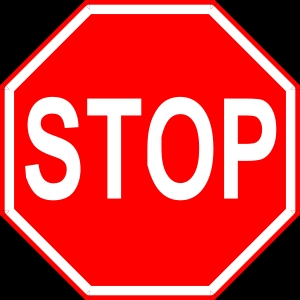
#> input picture HW2/StopSign1.jpg, 300 x 300 px
$ python HomeWork2-SIFT.py   (Python 2 division)   (older library calls are emulated)
#> lines starting #> are read from the running program, lines starting #| are printed output that depends on the picture; long printed decimals are rounded
import numpy as np
import scipy as sp
import cv2
from skimage.measure import  ransac
from skimage.transform import warp, AffineTransform
from skimage import img_as_ubyte

class SIFT:
    MIN_MATCH_COUNT = 10
    extractor = cv2.SIFT()


    """
    returns list of DMatch Objects (matches) sorted by distance
    that contains keypoints matched in images.

    :param keypoints1: list of keypoint objects for image 1
    :param descriptorSet1:  list of descriptor objects for image 1
    :param keypoints2:  list of keypoint objects for image 2
    :param descriptorSet2:  list of descriptor objects for image 2
    :returns: list of DMatch Objects
    """
    def findMatches(self,keypoints1, descriptorSet1, keypoints2, descriptorSet2):
        # create BFMatcher object
        bf = cv2.BFMatcher(cv2.NORM_L2, crossCheck=True)

        # Match descriptors.
        matches = bf.match(descriptorSet1,descriptorSet2)

        # Sort them in the order of their distance.
        matches = sorted(matches, key = lambda x:x.distance)

        # visualize the matches
        print '#matches:', len(matches)
        dist = [m.distance for m in matches]

        print 'distance: min: %.3f' % min(dist)
        print 'distance: mean: %.3f' % (sum(dist) / len(dist))
        print 'distance: max: %.3f' % max(dist)

        return matches

    """
     generate an image where the matches are visualizated by
     connecting matching pixels by highlighted lines

    :param imageFilename1: path to image1
    :param imageFilename2:  path to image2
    :returns: void
    """
    def showImages(self, imageFilename1, imageFilename2):


        # find the keypoints and descriptors with SIFT
#> called with imageFilename1 = 'StopSign1.jpg', imageFilename2 = 'StopSign2.jpg'
        img1 = cv2.cvtColor(cv2.imread(imageFilename1), cv2.COLOR_BGR2GRAY)
#> img1: shape (300, 300); min 0, max 255, mean 103.7
        img2 = cv2.cvtColor(cv2.imread(imageFilename2), cv2.COLOR_BGR2GRAY)
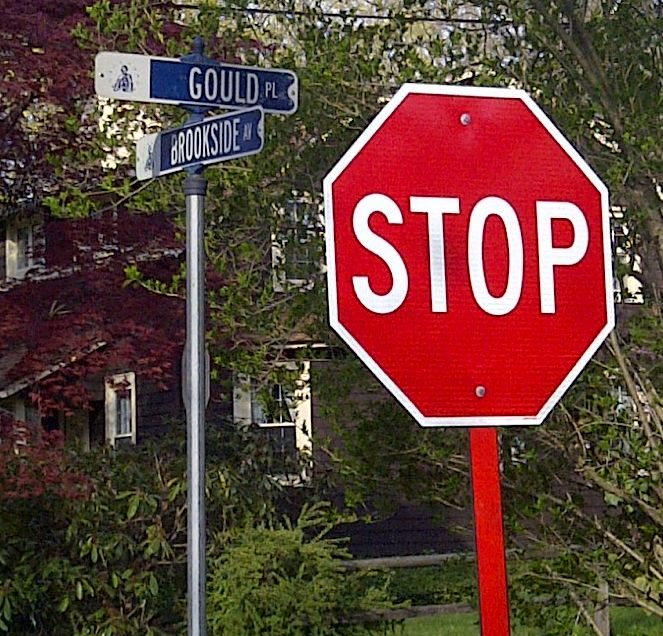
#> input picture HW2/StopSign2.jpg, 663 x 636 px
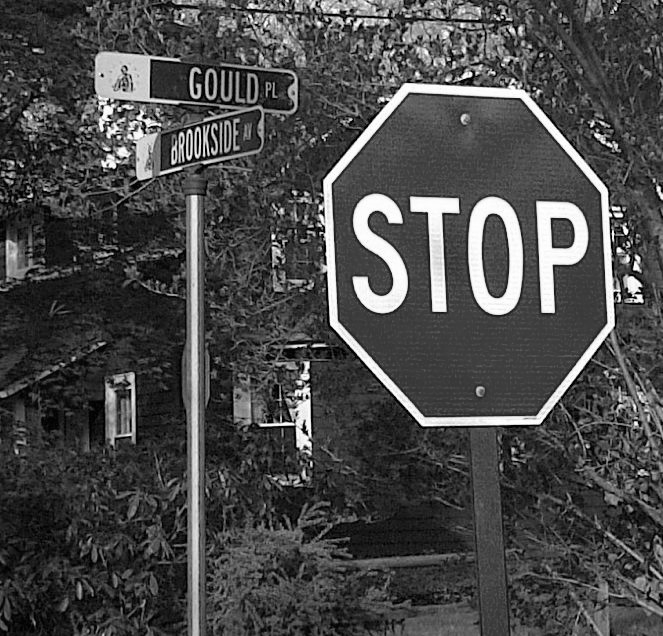
#> img2: shape (636, 663); min 0, max 255, mean 72.9

        kp1, des1 = self.extractor.detectAndCompute(img1,None)
#> kp1 = 59 keypoints; strongest (x, y, size): (249, 129, 15.8), (52, 124, 13.1), (231, 190, 11.1), (114, 190, 11.1)
        kp2, des2 = self.extractor.detectAndCompute(img2,None)
#> kp2 = 7852 keypoints; strongest (x, y, size): (626, 231, 3.4), (273, 237, 2.9), (658, 188, 3.1), (637, 293, 2)
        matches = self.findMatches(kp1, des1, kp2, des2)
#> in findMatches, `matches = bf.match(descriptorSet1,descriptorSet2)`: matches = 40 matches
#| #matches: 40
#> in findMatches, `dist = [m.distance for m in matches]`: dist = 40 values from 78.79 to 357.8
#| distance: min: 78.791
#| distance: mean: 234.814
#| distance: max: 357.760
#> matches = 40 matches
        self.drawMatches(img1, kp1, img2, kp2, matches)
#> the loop in drawMatches, `for m in matches:` made 40 passes
#> (img1_idx, img2_idx, x1, y1, x2, y2, color) on passes 1 to 12: (10, 5102, 65.13, 178.5, 367.4, 215.7, (172, 47, 117)), (21, 5607, 114, 190.1, 439, 303.2, (192, 67, 251)), (22, 5608, 114, 190.1, 439, 303.2, (195, 103, 9)), (0, 4732, 15.19, 207.8, 332.7, 183.8, (211, 21, 242)), (14, 4798, 91.71, 284.3, 339, 319.9, (36, 87, 70)), (18, 5482, 95.35, 106.4, 417.5, 203.9, (216, 88, 140)), (25, 5681, 132.8, 106.4, 451.7, 205.1, (58, 193, 230)), (51, 6489, 249.2, 129.4, 562.4, 233.2, (39, 87, 174)), (12, 5416, 80.54, 109, 404.2, 207.3, (88, 81, 165)), (32, 6985, 207.1, 282.7, 605.5, 322.3, (25, 77, 72)), (15, 6986, 92.27, 282.7, 605.5, 322.3, (9, 148, 115)), (41, 6417, 240.4, 163.4, 554.8, 266.6, (208, 243, 197))
#> after the loop in drawMatches, `for m in matches:`:
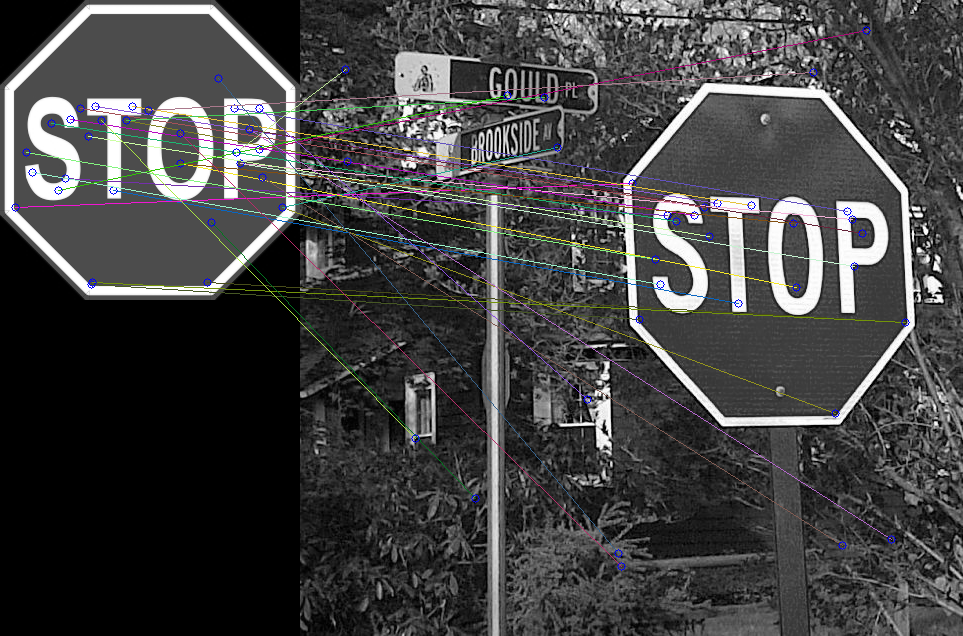
#> view: shape (636, 963, 3); mean of channels 0, 1, 2 66.5, 66.3, 66.5; drawn as B, G, R


    """
     Visualization
     My own implementation of cv2.drawMatches as brew binary for MacOSX
     OpenCV 2.4.11 does not suppourt this function  but it's supported in
     OpenCV 3.0.0

    :param img1: image1 Object
    :param kp1: list of keypoint objects for image 1
    :param img2: image2 Object
    :param kp2: list of keypoint objects for image 2
    :param matches: list of DMatch Objects that contains keypoints matched in images.
    :returns: void
    """
    def drawMatches(self, img1, kp1, img2, kp2, matches, name = 'DrawMatches'):


        h1, w1 = img1.shape[:2]
        h2, w2 = img2.shape[:2]
        view = sp.zeros((max(h1, h2), w1 + w2, 3), sp.uint8)
        view[:h1, :w1, 0] = img1
        view[:h2, w1:, 0] = img2
        view[:, :, 1] = view[:, :, 0]
        view[:, :, 2] = view[:, :, 0]


        for m in matches:

            # Get the matching keypoints for each of the images
            img1_idx = m.queryIdx
            img2_idx = m.trainIdx

            # x - columns
            # y - rows
            (x1,y1) = kp1[img1_idx].pt
            (x2,y2) = kp2[img2_idx].pt
            color = tuple([sp.random.randint(0, 255) for _ in xrange(3)])
            cv2.line(view, (int(x1), int(y1)) , ((int(x2) + w1), int(y2)), color)
            cv2.circle(view, (int(x1),int(y1)), 4, (255, 0, 0), 1)
            cv2.circle(view, (int(x2)+w1,int(y2)), 4, (255, 0, 0), 1)

        cv2.imwrite(name + ".png", view)


    def affineMatches(self, matches, kp1, kp2):
        src_pts = np.float32([ kp1[m.queryIdx].pt for m in matches ])
        dst_pts = np.float32([ kp2[m.trainIdx].pt for m in matches ])
        model = AffineTransform()
        model.estimate(src_pts, dst_pts)

        model_robust, inliers = ransac((src_pts, dst_pts), AffineTransform, min_samples=3,
                               residual_threshold=30, max_trials=500)

        print("Least Square Model(scale, translation. rotation) ", model.scale, model.translation, model.rotation)
        print("RANSAC Least Square Model(scale, translation. rotation) ", model_robust.scale, model_robust.translation, model_robust.rotation)

        inlier_idxs = np.nonzero(inliers)[0]

        affineMatches = [matches[idx] for idx in inlier_idxs]
        print ("AFFINE MATCHES: ", len(affineMatches))

        return affineMatches, model_robust

    def alignAffine(self, imageFilename1, imageFilename2, affineTransform):
        img1 = cv2.imread(imageFilename1)
        img2 = cv2.imread(imageFilename2)
        img_warped = warp(img2, affineTransform, output_shape=img1.shape)

        b1,g1,r1 = cv2.split(img1)

        b_warped,g_warped,r_warped = cv2.split(img_warped)
        img_merged = cv2.merge((img_as_ubyte(b_warped), g1, r1 ))
        cv2.imwrite("AffineorigImage.png", img1)
        cv2.imwrite("AffinewarpedImage.png", img_as_ubyte(img_warped))
        cv2.imwrite("AffinemergedImage.png", img_merged)

        print "Affine Error: ", self.alignmentError(img1, img_warped)

    def alignmentError(self, img1, img2):
        hist1 = cv2.calcHist([img1.astype('float32')],[0],None,[256],[0,256])
        hist2 = cv2.calcHist([img2.astype('float32')],[0],None,[256],[0,256])
        return cv2.compareHist(hist1, hist2, cv2.cv.CV_COMP_BHATTACHARYYA)

    def homographyMatches(self, matches, kp1, kp2):
        src_pts = np.float32([ kp1[m.queryIdx].pt for m in matches ]).reshape(-1,1,2)
        dst_pts = np.float32([ kp2[m.trainIdx].pt for m in matches ]).reshape(-1,1,2)

        transformMatrix, mask = cv2.findHomography(src_pts, dst_pts, cv2.RANSAC,30.0)

        inliers = mask.ravel().tolist()

        inlier_idxs = np.nonzero(inliers)[0]

        homographyMatches = [matches[idx] for idx in inlier_idxs]

        print ("Homography Matches", len(homographyMatches))
        return homographyMatches, transformMatrix


    def alignHomography(self, imageFilename1, imageFilename2, homographyTransform):
        img1 = cv2.imread(imageFilename1)
        img2 = cv2.imread(imageFilename2)
        img_warped = cv2.warpPerspective(img2, homographyTransform, img1.shape[:2], (1000,1000), flags = cv2.WARP_INVERSE_MAP)

        b1,g1,r1 = cv2.split(img1)

        b_warped,g_warped,r_warped = cv2.split(img_warped)

        img_merged = cv2.merge((b_warped,g1,r1))
        cv2.imwrite("HomographyorigImage.png", img1)
        cv2.imwrite("HomographywarpedImage.png", img_warped)
        cv2.imwrite("HomographymergedImage.png", img_merged)

        print "Homography Error: ", self.alignmentError(img1, img_warped)


if __name__ == "__main__":
    sift = SIFT()
    imageFilename1 = 'StopSign1.jpg'
    imageFilename2 = 'StopSign2.jpg'

    sift.showImages(imageFilename1, imageFilename2)


    img1 = cv2.cvtColor(cv2.imread(imageFilename1), cv2.COLOR_BGR2GRAY)
    img2 = cv2.cvtColor(cv2.imread(imageFilename2), cv2.COLOR_BGR2GRAY)

    kp1, des1 = sift.extractor.detectAndCompute(img1,None)
    kp2, des2 = sift.extractor.detectAndCompute(img2,None)
    matches = sift.findMatches(kp1, des1, kp2, des2)
#| #matches: 40
#| distance: min: 78.791
#| distance: mean: 234.814
#| distance: max: 357.760
#> matches = 40 matches
    affineMatches, affineTransform =  sift.affineMatches(matches, kp1, kp2)
#> in affineMatches, `src_pts = np.float32([ kp1[m.queryIdx].pt for m in matches ])`: src_pts = 40 pairs, first value 15.19 to 282.7, second value 78.49 to 284.3
#> in affineMatches, `dst_pts = np.float32([ kp2[m.trainIdx].pt for m in matches ])`: dst_pts = 40 pairs, first value 45.7 to 605.5, second value 30.09 to 566.7
#| RANSAC Least Square Model(scale, translation. rotation)  [0.937 1.220] [322.831  71.462] 0.01833
#> in affineMatches, `inlier_idxs = np.nonzero(inliers)[0]`: inlier_idxs = 17 values from 1 to 36
#> in affineMatches, `affineMatches = [matches[idx] for idx in inlier_idxs]`: affineMatches = 17 matches
#| AFFINE MATCHES:  17
#> affineMatches = 17 matches

    sift.drawMatches(img1, kp1, img2, kp2, affineMatches, 'affineMatches')
#> call 2 of drawMatches, with name = 'affineMatches'
#> the loop in drawMatches (call 2), `for m in matches:` made 17 passes
#> (img1_idx, img2_idx, x1, y1, x2, y2, color) on passes 1 to 12: (21, 5607, 114, 190.1, 439, 303.2, (23, 207, 141)), (22, 5608, 114, 190.1, 439, 303.2, (117, 85, 48)), (18, 5482, 95.35, 106.4, 417.5, 203.9, (49, 69, 169)), (25, 5681, 132.8, 106.4, 451.7, 205.1, (163, 192, 95)), (51, 6489, 249.2, 129.4, 562.4, 233.2, (197, 94, 0)), (12, 5416, 80.54, 109, 404.2, 207.3, (113, 178, 36)), (41, 6417, 240.4, 163.4, 554.8, 266.6, (162, 48, 93)), (49, 6488, 249.2, 129.4, 562.4, 233.2, (131, 98, 42)), (39, 6344, 234.7, 108.1, 547.1, 211, (205, 112, 231)), (11, 5359, 70.5, 119.7, 394.2, 215.5, (149, 201, 127)), (47, 6487, 249.2, 129.4, 562.4, 233.2, (0, 138, 114)), (6, 5035, 32.62, 172.5, 360.6, 284.5, (43, 186, 127))
#> after the loop in drawMatches (call 2), `for m in matches:`:
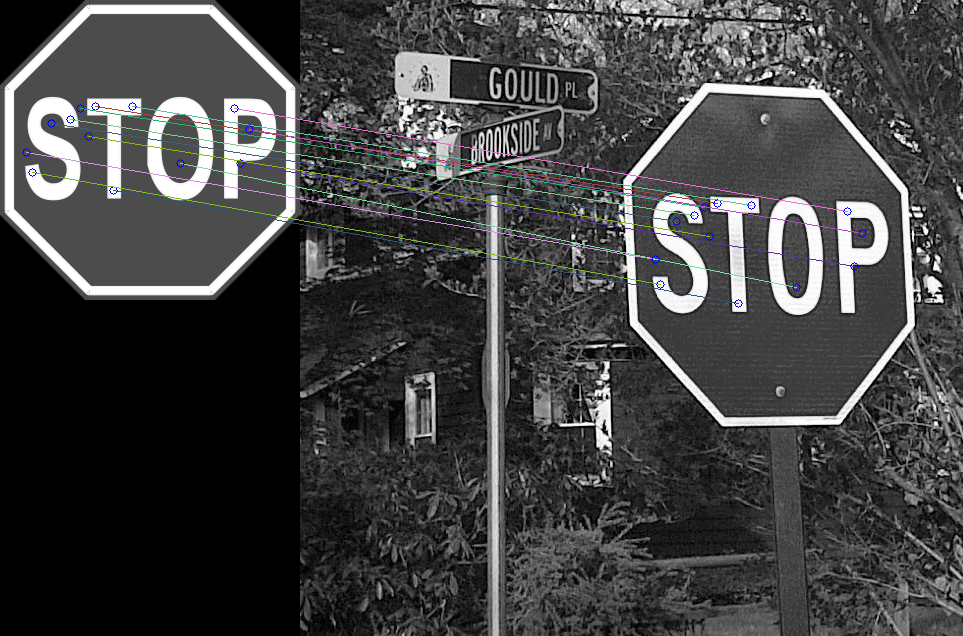
#> view: shape (636, 963, 3); mean of channels 0, 1, 2 65.9, 65.8, 65.6; drawn as B, G, R

    sift.alignAffine( imageFilename1, imageFilename2, affineTransform)
#> in alignAffine, img1 is the input picture: shape (300, 300, 3); mean B, G, R 57.8, 57.8, 211.1
#> in alignAffine, img2 is the input picture: shape (636, 663, 3); mean B, G, R 55.5, 64.4, 96.3
#> in alignmentError, `hist1 = cv2.calcHist([img1.astype('float32')],[0],None,[256],[0,256])`: hist1 = 256 values, max 60585 at index 0, min 1 at index 61, mean 351.6
#> in alignmentError, `hist2 = cv2.calcHist([img2.astype('float32')],[0],None,[256],[0,256])`: hist2 = 256 values, max 87868 at index 0, min 0 at index 2, mean 351.6
#| Affine Error:  0.4256

    homographyMatches,  homographyTransform = sift.homographyMatches(matches, kp1, kp2)
#> in homographyMatches, `src_pts = np.float32([ kp1[m.queryIdx].pt for m in matches ]).reshape(..`: src_pts = 40 rows, first 8: [65.13, 178.5], [114, 190.1], [114, 190.1], [15.19, 207.8], [91.71, 284.3], [95.35, 106.4], [132.8, 106.4], [249.2, 129.4]
#> in homographyMatches, `dst_pts = np.float32([ kp2[m.trainIdx].pt for m in matches ]).reshape(..`: dst_pts = 40 rows, first 8: [367.4, 215.7], [439, 303.2], [439, 303.2], [332.7, 183.8], [339, 319.9], [417.5, 203.9], [451.7, 205.1], [562.4, 233.2]
#> in homographyMatches, `transformMatrix, mask = cv2.findHomography(src_pts, dst_pts, cv2.RANSA..`: transformMatrix = [[0.989, 0.097, 320.2], [0.0318, 1.27, 68.65], [6.18e-05, 0.000119, 1]]; mask = 40 values, max 1 at index 1, min 0 at index 0, mean 0.425
#> in homographyMatches, `inliers = mask.ravel().tolist()`: inliers has the same summary as mask
#> in homographyMatches, `inlier_idxs = np.nonzero(inliers)[0]`: inlier_idxs = 17 values from 1 to 36
#> in homographyMatches, `homographyMatches = [matches[idx] for idx in inlier_idxs]`: homographyMatches = 17 matches
#| Homography Matches 17
#> homographyMatches = 17 matches; homographyTransform has the same summary as transformMatrix in homographyMatches

    sift.drawMatches(img1, kp1, img2, kp2, homographyMatches, 'homographyMatches')
#> call 3 of drawMatches, with name = 'homographyMatches'
#> the loop in drawMatches (call 3), `for m in matches:` made 17 passes
#> (img1_idx, img2_idx, x1, y1, x2, y2, color) on passes 1 to 12: (21, 5607, 114, 190.1, 439, 303.2, (50, 155, 14)), (22, 5608, 114, 190.1, 439, 303.2, (41, 58, 193)), (18, 5482, 95.35, 106.4, 417.5, 203.9, (36, 10, 86)), (25, 5681, 132.8, 106.4, 451.7, 205.1, (43, 104, 11)), (51, 6489, 249.2, 129.4, 562.4, 233.2, (2, 51, 80)), (12, 5416, 80.54, 109, 404.2, 207.3, (32, 182, 128)), (41, 6417, 240.4, 163.4, 554.8, 266.6, (38, 19, 174)), (49, 6488, 249.2, 129.4, 562.4, 233.2, (42, 115, 184)), (39, 6344, 234.7, 108.1, 547.1, 211, (188, 232, 77)), (11, 5359, 70.5, 119.7, 394.2, 215.5, (30, 24, 125)), (47, 6487, 249.2, 129.4, 562.4, 233.2, (2, 3, 94)), (6, 5035, 32.62, 172.5, 360.6, 284.5, (226, 107, 13))
#> after the loop in drawMatches (call 3), `for m in matches:`:
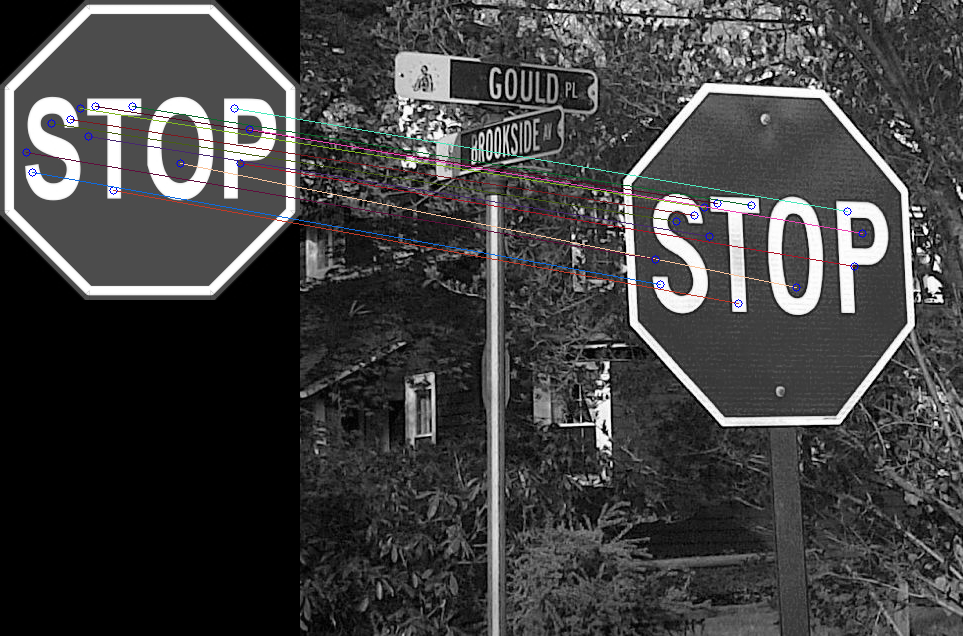
#> view: shape (636, 963, 3); mean of channels 0, 1, 2 65.4, 65.1, 65.5; drawn as B, G, R

    sift.alignHomography( imageFilename1, imageFilename2, homographyTransform)
#> in alignHomography, `b_warped,g_warped,r_warped = cv2.split(img_warped)`:
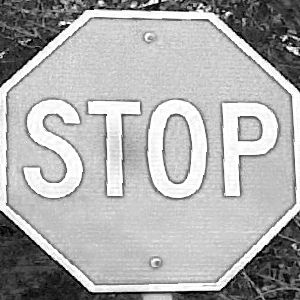
#> r_warped: shape (300, 300); min 0, max 255, mean 174.5
#> in alignHomography, `img_merged = cv2.merge((b_warped,g1,r1))`:
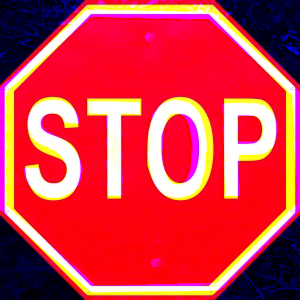
#> img_merged: shape (300, 300, 3); mean B, G, R 72.1, 57.8, 211.1
#| Homography Error:  0.7083
